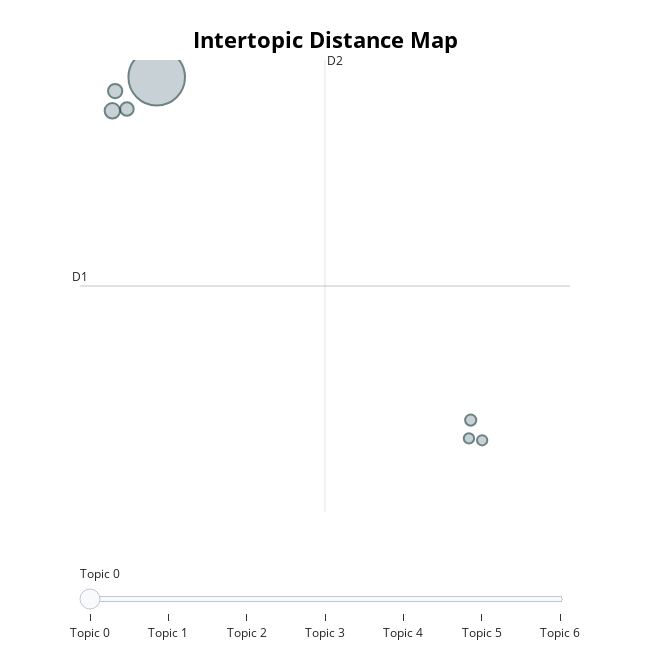

Notebook code for this chart:
### Markdown cell above
### Vizualize Distances for All Topics

### Code cell
topic_model.visualize_topics()

### Figure 1 — Plotly figure (JSON) as saved in the notebook; plotly's stock layout.template omitted (floating-point values rounded to 4 significant figures)
{"data": [{"customdata": [[0, "vaccine | vaccinated | immunity | gene | injection", 1516], [1, "covid | astrazeneca | vaccine | shot | astra", 113], [2, "vaccine | gene | therapy | clinical | cell", 96], [3, "vaccine | vaccination | force-injecting | unconstitutional | inject", 87], [4, "vaccine | depopulation | former-pfizer | pfizer | pandemic", 59], [5, "breastfeeding | covid | pfizer | fertility | infertility", 51], [6, "vaccine | poison | immune | stick | arse", 50]], "hovertemplate": "<b>Topic %{customdata[0]}</b><br>%{customdata[1]}<br>Size: %{customdata[2]}", "legendgroup": "", "marker": {"color": "#B0BEC5", "line": {"color": "DarkSlateGrey", "width": 2}, "size": [1516, 113, 96, 87, 59, 51, 50], "sizemode": "area", "sizeref": 0.9475, "symbol": "circle"}, "mode": "markers", "name": "", "orientation": "v", "showlegend": false, "type": "scatter", "x": [12.29, 10.19, 10.33, 10.88, 27.13, 27.04, 27.67], "xaxis": "x", "y": [-3.945, -5.095, -4.418, -5.032, -15.69, -16.32, -16.39], "yaxis": "y"}], "layout": {"annotations": [{"showarrow": false, "text": "D1", "x": 8.665, "y": -11.1, "yshift": 10}, {"showarrow": false, "text": "D2", "x": 20.24, "xshift": 10, "y": -3.353}], "height": 650, "hoverlabel": {"bgcolor": "white", "font": {"family": "Rockwell", "size": 16}}, "legend": {"itemsizing": "constant", "tracegroupgap": 0}, "margin": {"t": 60}, "shapes": [{"line": {"color": "#CFD8DC", "width": 2}, "type": "line", "x0": 20.24, "x1": 20.24, "y0": -18.84, "y1": -3.353}, {"line": {"color": "#9E9E9E", "width": 2}, "type": "line", "x0": 8.665, "x1": 31.82, "y0": -11.1, "y1": -11.1}], "sliders": [{"active": 0, "pad": {"t": 50}, "steps": [{"args": [{"marker.color": [["red", "#B0BEC5", "#B0BEC5", "#B0BEC5", "#B0BEC5", "#B0BEC5", "#B0BEC5"]]}], "label": "Topic 0", "method": "update"}, {"args": [{"marker.color": [["#B0BEC5", "red", "#B0BEC5", "#B0BEC5", "#B0BEC5", "#B0BEC5", "#B0BEC5"]]}], "label": "Topic 1", "method": "update"}, {"args": [{"marker.color": [["#B0BEC5", "#B0BEC5", "red", "#B0BEC5", "#B0BEC5", "#B0BEC5", "#B0BEC5"]]}], "label": "Topic 2", "method": "update"}, {"args": [{"marker.color": [["#B0BEC5", "#B0BEC5", "#B0BEC5", "red", "#B0BEC5", "#B0BEC5", "#B0BEC5"]]}], "label": "Topic 3", "method": "update"}, {"args": [{"marker.color": [["#B0BEC5", "#B0BEC5", "#B0BEC5", "#B0BEC5", "red", "#B0BEC5", "#B0BEC5"]]}], "label": "Topic 4", "method": "update"}, {"args": [{"marker.color": [["#B0BEC5", "#B0BEC5", "#B0BEC5", "#B0BEC5", "#B0BEC5", "red", "#B0BEC5"]]}], "label": "Topic 5", "method": "update"}, {"args": [{"marker.color": [["#B0BEC5", "#B0BEC5", "#B0BEC5", "#B0BEC5", "#B0BEC5", "#B0BEC5", "red"]]}], "label": "Topic 6", "method": "update"}]}], "title": {"font": {"color": "Black", "size": 22}, "text": "<b>Intertopic Distance Map</b>", "x": 0.5, "xanchor": "center", "y": 0.95, "yanchor": "top"}, "width": 650, "xaxis": {"anchor": "y", "domain": [0, 1], "range": [8.665, 31.82], "title": {"text": ""}, "type": "linear", "visible": false}, "yaxis": {"anchor": "x", "domain": [0, 1], "range": [-18.84, -3.353], "title": {"text": ""}, "type": "linear", "visible": false}}}
